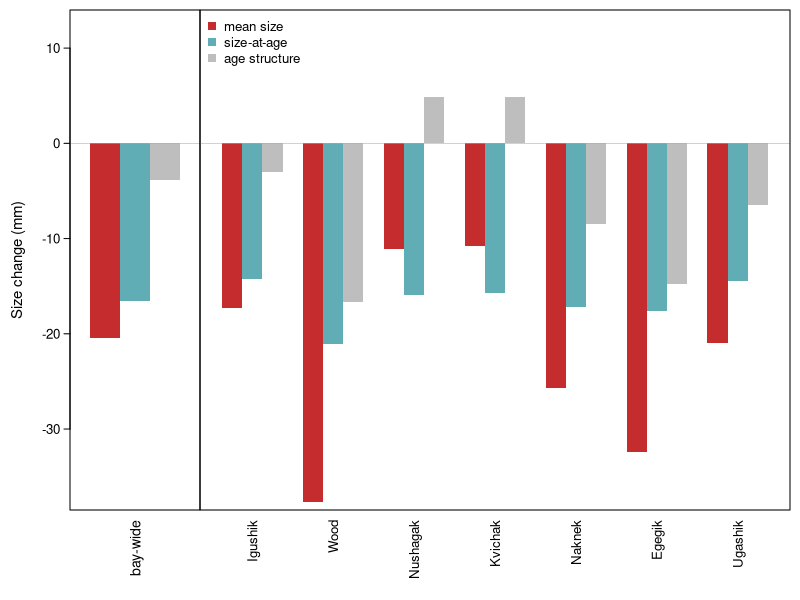

Recreate this plot in R.
##=====================================================================##
##                                                                     ##
## Contribution of changes in size-at-age to changes in mean body size ##
##                                                                     ##
##=====================================================================##
pkgs<-c("here","tidyr","dplyr")
if(length(setdiff(pkgs,rownames(installed.packages())))>0) { install.packages(setdiff(pkgs,rownames(installed.packages())),dependencies=T) }
invisible(lapply(pkgs,library,character.only=T))
homeDir<-here::here()
setwd(file.path(paste0(homeDir,"/output")))

##=========================================================## size trends
rivers<-c("Igushik","Wood","Nushagak","Kvichak","Naknek","Egegik","Ugashik")
sizetrends<-read.csv("SaA_contribution_by_system.csv")[,-1]
sizetrends<-sizetrends[order(match(sizetrends$stock,rivers)),]
sizetrend<-read.csv("SaA_contribution_BB_wide.csv")[,-1]

##==================================================## plot contributions
pdf("Size-change-contributions.pdf",width=5,height=4)
layout(matrix(c(1:2),ncol=2,byrow=T),widths=c(0.25,0.75))
par(mgp=c(2.2,0.5,0),cex.lab=0.9,cex.axis=0.8,tcl=-0.3,las=1)
cols<-c("#C52C2E","#60ADB6","gray")
lnms<-c("mean size","size-at-age","age structure")
ylim<-c(-38.5,14)
##------------------------------------## size-at-age-contribution BB-wide
par(mar=c(4.5,3.5,0.5,0))
plotdata<-dplyr::select(sizetrend,change_size,change_SaA,age_change)
barplot(as.matrix(t(plotdata)),beside=T,xlab="",ylab="Size change (mm)",main="",axisnames=F,col=cols,names.arg=paste0("bay-wide"),las=2,border=NA,ylim=ylim,xlim=c(0.5,4.5))
mtext("bay-wide",side=1,cex=0.85,line=0.5,las=2)
abline(h=0,lty=1,lwd=0.5,col="darkgray");box()
##---------------------------------## size-at-age-contribution by system
par(mar=c(4.5,0,0.5,0.5))
stock_names<-sizetrends$stock
plotdata<-dplyr::select(sizetrends,size_change,SaA_change,age_change) 
barplot(as.matrix(t(plotdata)),beside=T,xlab="",ylab="",main="",axisnames=T,col=cols,names.arg=stock_names,las=2,border=NA,ylim=ylim,yaxt="n")
legend("topleft",lnms,pch=15,col=cols,cex=0.8,pt.cex=1,bty="n")
abline(h=0,lty=1,lwd=0.5,col="darkgray");box()
dev.off()

##=====================================================================##
##=====================================================================##
##=====================================================================##